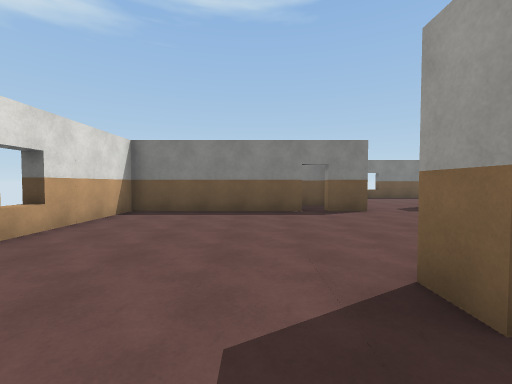
view 1 (above)

16 first-person views from a walk through a Unity game level. The camera is 1.5 m above the floor, tilts 2° down and sees 90° across. The floor is counted in squares, 2.09 m on a side. Each view is taken from the middle of a square. On the plan, view 1 faces up. The plan holds only what a view shows up to about 9 squares ahead; the rest is blank. The player character is not drawn. Some animated figures are left out. Surface patterns are stand-ins for the level's own textures.

view 2
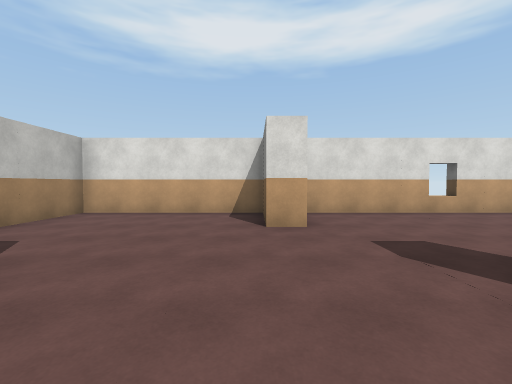

view 3
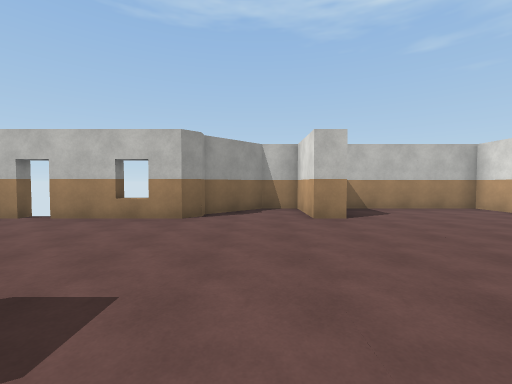

view 4
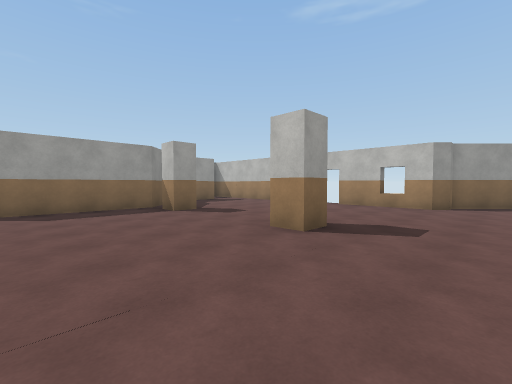

view 5
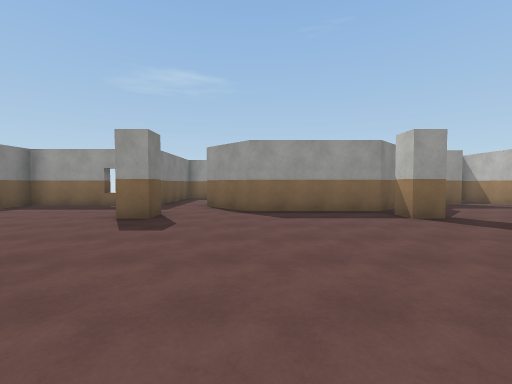

view 6
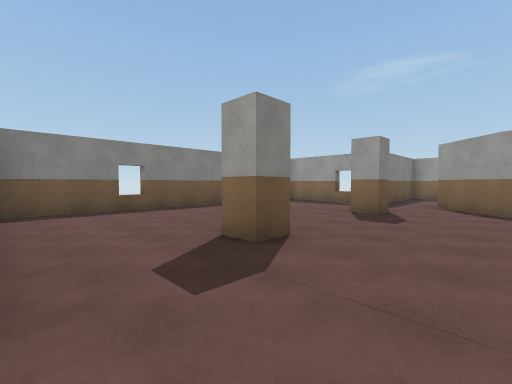

view 7
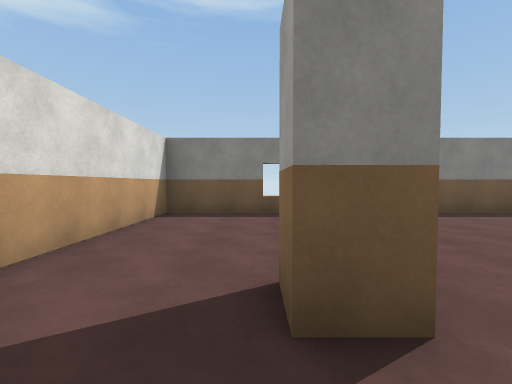

view 8
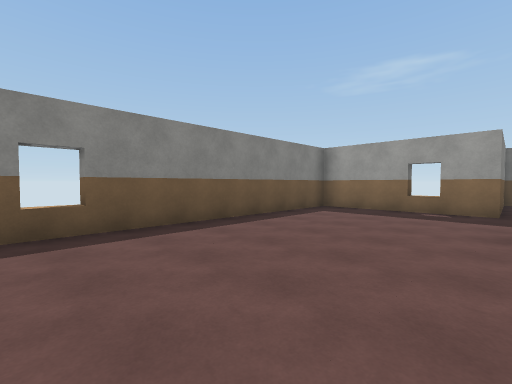

view 9
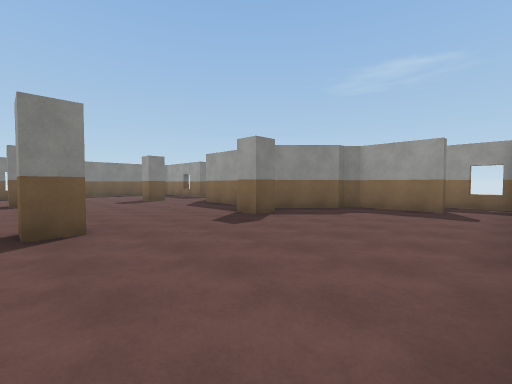

view 10
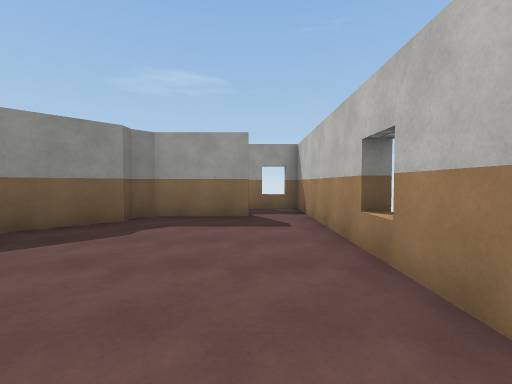

view 11
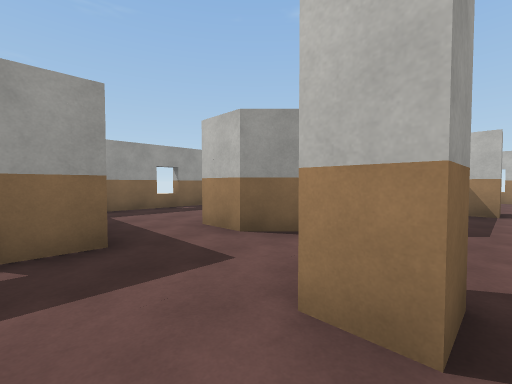

view 12
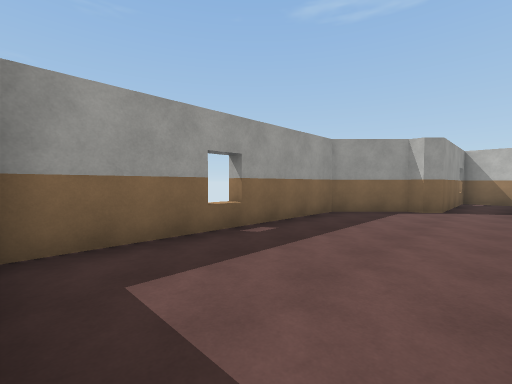

view 13
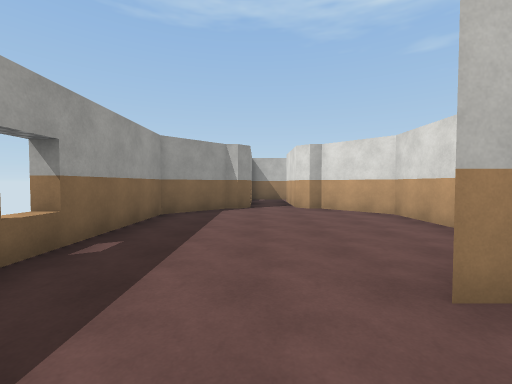

view 14
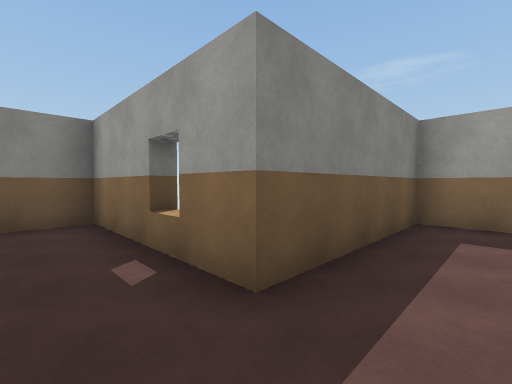

view 15
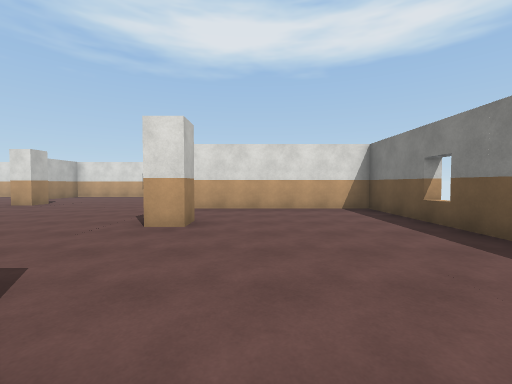

view 16
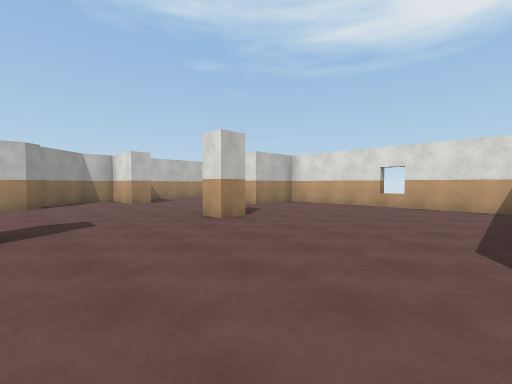

### Floor plan
Ten units are one square. View 1 is at (0, 0); x grows to the right and y downward. Boxes are objects, and circles mark ways between rooms. Rooms are numbered by the first view taken in them; rooms with no view inside come last. Other rooms are left out.
<svg viewBox="-37 -131 204 188">
<path fill="none" stroke="#000" d="M59 -12 52 -12 52 -18 59 -18M29 -65 18 -65M52 -72 52 -78 58 -78 58 -72 52 -72M12 -11 12 -18 18 -18 18 -11M12 -65 -32 -65 -32 -1M99 -72 92 -72 92 -78 99 -78M41 36 45 32 70 32M79 32 142 32 142 -5M11 32 18 32 18 52 28 52 42 38M-16 2 -12 2 -12 8 -32 8 -32 52 5 52M98 36 98 31M128 -5 128 8M125 19 125 -2 122 -5 118 -5 105 -18 105 -52 118 -65 129 -65M52 -126 52 -121M134 -82 122 -82 122 -122 28 -122 28 -73M126 -98 121 -98M108 -40 108 -22 122 -8M124 -9 128 -5M142 -5 145 -8 148 -8 162 -22 162 -82 134 -82"/>
<circle cx="130" cy="-75" r="3" fill="#2a7"/>
<circle cx="140" cy="0" r="3" fill="#2a7"/>
<text x="50" y="-30">1</text>
<text x="140" y="-40">2</text>
</svg>
Room 1 opens to room 2.

Where each view was taken, in squares from view 1:
view 1: 0 up, 0 right, facing up
view 2: 1 down, 3 right, facing left
view 3: 2 up, 3 right, facing down
view 4: 5 up, 3 right, facing down-right
view 5: 5 up, 4 right, facing right
view 6: 5 up, 3 right, facing up-right
view 7: 6 up, 5 right, facing up
view 8: 8 up, 5 right, facing up-right
view 9: 3 down, 5 right, facing up-right
view 10: 2 down, 7 right, facing right
view 11: 9 up, 9 right, facing down-right
view 12: 8 up, 13 right, facing down-right
view 13: 8 up, 14 right, facing down
view 14: 7 up, 11 right, facing up-right
view 15: 9 up, 10 right, facing left
view 16: 6 up, 5 right, facing down-left
